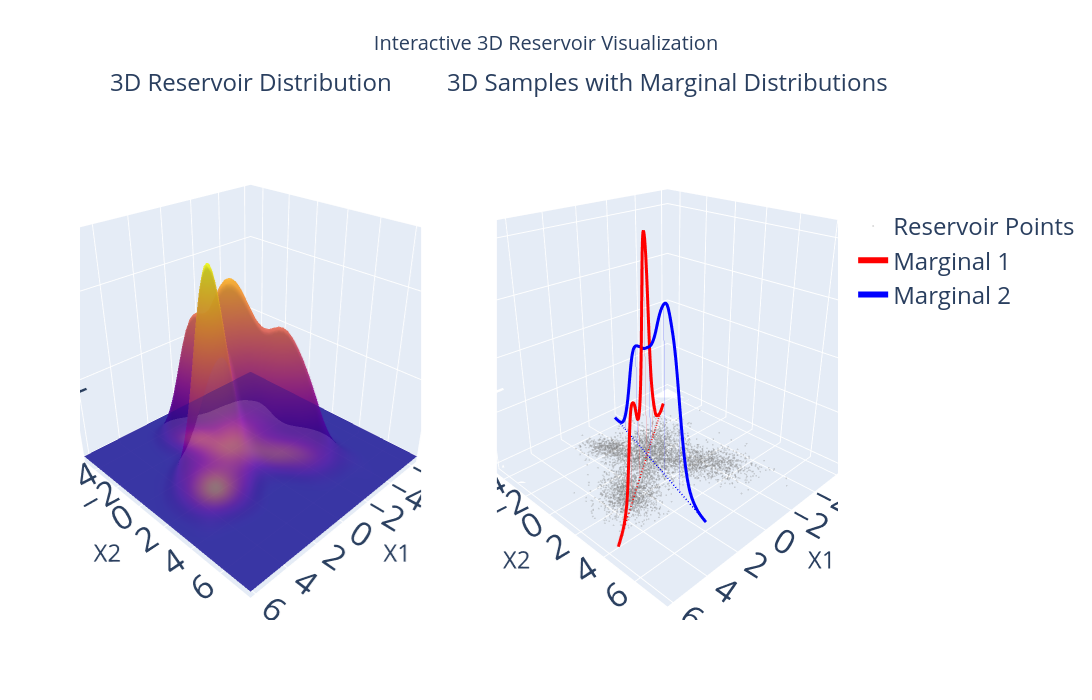

Here is the notebook cell this chart was saved with:
### Code cell
# -----------------------------
# 5) Fancy 3D Visualization: Complex Reservoir Distribution with Marginalizations
# -----------------------------

# --- Helper functions ---
def kde_1d(samples, grid, bandwidth=None):
    """1D Gaussian KDE for density estimation"""
    x = jnp.asarray(samples).reshape(-1, 1)
    g = jnp.asarray(grid).reshape(1, -1)
    n = x.shape[0]
    if bandwidth is None:
        std = jnp.std(samples)
        bw = 1.06 * std * (n ** (-1/5))
        bw = jnp.maximum(bw, 1e-6)
    else:
        bw = bandwidth
    z = (g - x) / bw
    phi = jnp.exp(-0.5 * z**2) / jnp.sqrt(2 * jnp.pi)
    dens = jnp.mean(phi, axis=0) / bw
    return dens

def central_moments(x):
    """Compute central moments of a distribution"""
    mu = jnp.mean(x)
    xc = x - mu
    m2 = jnp.mean(xc**2)
    m3 = jnp.mean(xc**3)
    m4 = jnp.mean(xc**4)
    return mu, m2, m3, m4

def create_fancy_reservoir(key, n=5000):
    """Create a more complex and visually interesting 2D reservoir distribution"""
    keys = jax.random.split(key, 6)
    
    # Component 1: Elongated Gaussian (main body)
    mean1 = jnp.array([0.0, 0.0])
    # Create elongated covariance matrix
    angle1 = jnp.pi/6  # 30 degrees
    R1 = jnp.array([[jnp.cos(angle1), -jnp.sin(angle1)], 
                    [jnp.sin(angle1), jnp.cos(angle1)]])
    D1 = jnp.array([[2.5, 0], [0, 0.8]])  # Elongated
    cov1 = R1 @ D1 @ R1.T
    
    # Component 2: Circular blob (offset)
    mean2 = jnp.array([3.0, 2.0])
    cov2 = jnp.array([[0.6, 0.1], [0.1, 0.6]])
    
    # Component 3: Another elongated component (different orientation)
    mean3 = jnp.array([-1.5, 2.5])
    angle3 = -jnp.pi/3  # -60 degrees
    R3 = jnp.array([[jnp.cos(angle3), -jnp.sin(angle3)], 
                    [jnp.sin(angle3), jnp.cos(angle3)]])
    D3 = jnp.array([[1.8, 0], [0, 0.5]])
    cov3 = R3 @ D3 @ R3.T
    
    # Component 4: Small tight cluster
    mean4 = jnp.array([1.0, -2.0])
    cov4 = jnp.array([[0.3, -0.1], [-0.1, 0.4]])
    
    # Mixing weights (unequal for more interesting structure)
    weights = [0.4, 0.25, 0.25, 0.1]
    n_components = [int(w * n) for w in weights]
    n_components[-1] = n - sum(n_components[:-1])  # Ensure exact total
    
    # Sample from each component
    samples_list = []
    
    # Component 1
    L1 = jnp.linalg.cholesky(cov1)
    z1 = jax.random.normal(keys[0], (n_components[0], 2)) @ L1.T + mean1
    samples_list.append(z1)
    
    # Component 2
    L2 = jnp.linalg.cholesky(cov2)
    z2 = jax.random.normal(keys[1], (n_components[1], 2)) @ L2.T + mean2
    samples_list.append(z2)
    
    # Component 3
    L3 = jnp.linalg.cholesky(cov3)
    z3 = jax.random.normal(keys[2], (n_components[2], 2)) @ L3.T + mean3
    samples_list.append(z3)
    
    # Component 4
    L4 = jnp.linalg.cholesky(cov4)
    z4 = jax.random.normal(keys[3], (n_components[3], 2)) @ L4.T + mean4
    samples_list.append(z4)
    
    # Combine and shuffle
    all_samples = jnp.vstack(samples_list)
    indices = jax.random.permutation(keys[4], n)
    
    return all_samples[indices]

# Create the fancy reservoir
fancy_key = jax.random.PRNGKey(42)
fancy_reservoir = create_fancy_reservoir(fancy_key, n=5000)

print("Created fancy reservoir with 4 components and complex structure")
print(f"Reservoir shape: {fancy_reservoir.shape}")
print(f"X range: [{jnp.min(fancy_reservoir[:, 0]):.2f}, {jnp.max(fancy_reservoir[:, 0]):.2f}]")
print(f"Y range: [{jnp.min(fancy_reservoir[:, 1]):.2f}, {jnp.max(fancy_reservoir[:, 1]):.2f}]")

# Create 3D visualization using density estimation
from mpl_toolkits.mplot3d import Axes3D

# Create a grid for density estimation
x_range = jnp.linspace(jnp.min(fancy_reservoir[:, 0])-1, jnp.max(fancy_reservoir[:, 0])+1, 50)
y_range = jnp.linspace(jnp.min(fancy_reservoir[:, 1])-1, jnp.max(fancy_reservoir[:, 1])+1, 50)
X, Y = jnp.meshgrid(x_range, y_range)

# Simple 2D density estimation using Gaussian kernels
def gaussian_2d_kde(samples, grid_x, grid_y, bandwidth=0.3):
    """2D Gaussian KDE for density estimation"""
    n_samples = samples.shape[0]
    density = jnp.zeros_like(grid_x)
    
    for i in range(n_samples):
        # Gaussian kernel centered at each sample point
        diff_x = grid_x - samples[i, 0]
        diff_y = grid_y - samples[i, 1]
        kernel = jnp.exp(-(diff_x**2 + diff_y**2) / (2 * bandwidth**2))
        density += kernel
    
    return density / (n_samples * 2 * jnp.pi * bandwidth**2)

# Compute density
print("Computing 2D density...")
Z = gaussian_2d_kde(fancy_reservoir, X, Y, bandwidth=0.4)

# Create interactive 2-subplot visualization with plotly
# Define 2 non-orthogonal marginalization directions for clarity
directions = [
    (jnp.array([0.8, 0.6]), "red"),      # ~37 degrees
    (jnp.array([0.3, 0.954]), "blue")    # ~72 degrees
]

# Use a finer grid for smoother surface
x_fine = jnp.linspace(jnp.min(fancy_reservoir[:, 0])-1, jnp.max(fancy_reservoir[:, 0])+1, 80)
y_fine = jnp.linspace(jnp.min(fancy_reservoir[:, 1])-1, jnp.max(fancy_reservoir[:, 1])+1, 80)
X_fine, Y_fine = jnp.meshgrid(x_fine, y_fine)

# Compute smoother density with better bandwidth
Z_fine = gaussian_2d_kde(fancy_reservoir, X_fine, Y_fine, bandwidth=0.5)

# Create subplots
fig = make_subplots(
    rows=1, cols=2,
    subplot_titles=('3D Reservoir Distribution', '3D Samples with Marginal Distributions'),
    specs=[[{'type': 'surface'}, {'type': 'scatter3d'}]],
    horizontal_spacing=0.1
)

# Update subplot title font sizes
fig.update_annotations(font_size=LABEL_FONTSIZE)

# Left subplot: 3D density surface
surface = go.Surface(
    x=np.array(X_fine),
    y=np.array(Y_fine), 
    z=np.array(Z_fine),
    colorscale='Plasma',
    opacity=0.8,
    name='Density Surface',
    showscale=False
)

# Add contour lines at the base
contour = go.Surface(
    x=np.array(X_fine),
    y=np.array(Y_fine),
    z=np.zeros_like(Z_fine),
    surfacecolor=np.array(Z_fine),
    colorscale='Plasma',
    opacity=0.3,
    showscale=False,
    contours=dict(
        z=dict(show=True, usecolormap=True, highlightcolor="white", project_z=True)
    )
)

fig.add_trace(surface, row=1, col=1)
fig.add_trace(contour, row=1, col=1)

# Right subplot: 3D scatter with marginal distributions
# Plot the sample points in 3D (z=0 plane)
scatter_points = go.Scatter3d(
    x=np.array(fancy_reservoir[:, 0]),
    y=np.array(fancy_reservoir[:, 1]),
    z=np.zeros(len(fancy_reservoir)),
    mode='markers',
    marker=dict(size=1, color='gray', opacity=0.3),
    name='Reservoir Points',
    showlegend=True
)
fig.add_trace(scatter_points, row=1, col=2)

# For each direction, plot the marginal distribution as a 3D curve
for i, (direction, color) in enumerate(directions):
    # Project samples onto the direction
    projections = fancy_reservoir @ direction
    
    # Create 1D density
    proj_range = jnp.linspace(jnp.min(projections)-0.5, jnp.max(projections)+0.5, 100)
    density_1d = kde_1d(projections, proj_range, bandwidth=0.3)
    
    # Scale density for 3D visualization
    density_scaled = density_1d * 3.0  # Scale factor for visibility
    
    # Create 3D coordinates for the marginal curve
    curve_x = []
    curve_y = []
    curve_z = []
    
    for proj_val, dens_val in zip(proj_range, density_scaled):
        # Point on the projection line
        base_point = proj_val * direction
        curve_x.append(base_point[0])
        curve_y.append(base_point[1])
        curve_z.append(dens_val)  # Height represents density
    
    # Plot the marginal distribution as a 3D curve
    marginal_curve = go.Scatter3d(
        x=curve_x,
        y=curve_y,
        z=curve_z,
        mode='lines',
        line=dict(color=color, width=6),
        name=f'Marginal {i+1}',
        showlegend=True
    )
    fig.add_trace(marginal_curve, row=1, col=2)
    
    # Draw the projection line on the base plane
    proj_line_range = jnp.linspace(jnp.min(proj_range), jnp.max(proj_range), 50)
    line_x = proj_line_range * direction[0]
    line_y = proj_line_range * direction[1]
    line_z = np.zeros(len(proj_line_range))
    
    projection_line = go.Scatter3d(
        x=line_x,
        y=line_y,
        z=line_z,
        mode='lines',
        line=dict(color=color, width=3, dash='dash'),
        name=f'Projection {i+1}',
        showlegend=False
    )
    fig.add_trace(projection_line, row=1, col=2)
    
    # Add vertical lines connecting some points from base to curve
    for j in range(0, len(proj_range), 15):  # Every 15th point
        base_point = proj_range[j] * direction
        vertical_line = go.Scatter3d(
            x=[base_point[0], base_point[0]],
            y=[base_point[1], base_point[1]],
            z=[0, density_scaled[j]],
            mode='lines',
            line=dict(color=color, width=1),
            opacity=0.3,
            showlegend=False
        )
        fig.add_trace(vertical_line, row=1, col=2)

# Set axis limits for consistency
x_min, x_max = float(jnp.min(fancy_reservoir[:, 0])-1), float(jnp.max(fancy_reservoir[:, 0])+1)
y_min, y_max = float(jnp.min(fancy_reservoir[:, 1])-1), float(jnp.max(fancy_reservoir[:, 1])+1)

# Update layout for better interactivity
fig.update_layout(
    title_text="Interactive 3D Reservoir Visualization",
    title_x=0.5,
    title_font_size=TITLE_FONTSIZE,
    width=1400,
    height=700,
    scene=dict(
        xaxis_title='X1',
        yaxis_title='X2',
        zaxis_title='p<sub>R</sub>',
        xaxis=dict(range=[x_min, x_max], title_font_size=LABEL_FONTSIZE, tickfont_size=TICK_FONTSIZE),
        yaxis=dict(range=[y_min, y_max], title_font_size=LABEL_FONTSIZE, tickfont_size=TICK_FONTSIZE),
        zaxis=dict(title_font_size=LABEL_FONTSIZE, tickfont_size=TICK_FONTSIZE),
        camera=dict(eye=dict(x=1.5, y=1.5, z=1.2))
    ),
    scene2=dict(
        xaxis_title='X1',
        yaxis_title='X2',
        zaxis_title='p<sub>marg</sub>',
        xaxis=dict(range=[x_min, x_max], title_font_size=LABEL_FONTSIZE, tickfont_size=TICK_FONTSIZE),
        yaxis=dict(range=[y_min, y_max], title_font_size=LABEL_FONTSIZE, tickfont_size=TICK_FONTSIZE),
        zaxis=dict(title_font_size=LABEL_FONTSIZE, tickfont_size=TICK_FONTSIZE),
        camera=dict(eye=dict(x=1.5, y=1.5, z=1.0))
    ),
    showlegend=True,
    legend=dict(x=1.02, y=0.8, font_size=LABEL_FONTSIZE)
)

# Show the interactive plot
fig.show()

# Print some statistics about the marginals
print("\n=== MARGINAL STATISTICS ===")
for i, (direction, color) in enumerate(directions):
    projections = fancy_reservoir @ direction
    mu, var, skew, kurt = central_moments(projections)
    name = f"Direction {i+1}"
    print(f"{name:15s}: μ={mu:6.3f}, σ²={var:6.3f}, skew={skew:6.3f}, kurt={kurt:6.3f}")

print(f"\nThe fancy reservoir shows how different projection directions")
print(f"reveal completely different 1D marginal distributions!")
print(f"This demonstrates the richness of high-dimensional reservoir computing.")

### Figure 1 — Plotly figure (JSON) as saved in the notebook; plotly's stock layout.template omitted (floating-point values rounded to 4 significant figures; data arrays with more than 128 entries replaced by an {"elided": "..."} marker saying what was removed)
{"data": [{"colorscale": [[0, "#0d0887"], [0.1111, "#46039f"], [0.2222, "#7201a8"], [0.3333, "#9c179e"], [0.4444, "#bd3786"], [0.5556, "#d8576b"], [0.6667, "#ed7953"], [0.7778, "#fb9f3a"], [0.8889, "#fdca26"], [1, "#f0f921"]], "name": "Density Surface", "opacity": 0.8, "scene": "scene", "showscale": false, "type": "surface", "x": {"elided": "80x80 float values"}, "y": {"elided": "80x80 float values"}, "z": {"elided": "80x80 float values"}}, {"colorscale": [[0, "#0d0887"], [0.1111, "#46039f"], [0.2222, "#7201a8"], [0.3333, "#9c179e"], [0.4444, "#bd3786"], [0.5556, "#d8576b"], [0.6667, "#ed7953"], [0.7778, "#fb9f3a"], [0.8889, "#fdca26"], [1, "#f0f921"]], "contours": {"z": {"highlightcolor": "white", "project": {"z": true}, "show": true, "usecolormap": true}}, "opacity": 0.3, "scene": "scene", "showscale": false, "surfacecolor": {"elided": "80x80 float values"}, "type": "surface", "x": {"elided": "80x80 float values"}, "y": {"elided": "80x80 float values"}, "z": {"elided": "80x80 float values"}}, {"marker": {"color": "gray", "opacity": 0.3, "size": 1}, "mode": "markers", "name": "Reservoir Points", "scene": "scene2", "showlegend": true, "type": "scatter3d", "x": {"elided": "5000 float values"}, "y": {"elided": "5000 float values"}, "z": {"elided": "5000 float values"}}, {"line": {"color": "red", "width": 6}, "mode": "lines", "name": "Marginal 1", "scene": "scene2", "showlegend": true, "type": "scatter3d", "x": [-4.498, -4.395, -4.292, -4.189, -4.086, -3.983, -3.879, -3.776, -3.673, -3.57, -3.467, -3.364, -3.261, -3.158, -3.055, -2.951, -2.848, -2.745, -2.642, -2.539, -2.436, -2.333, -2.23, -2.126, -2.023, -1.92, -1.817, -1.714, -1.611, -1.508, -1.405, -1.302, -1.198, -1.095, -0.9922, -0.8891, -0.7859, -0.6828, -0.5797, -0.4766, -0.3735, -0.2704, -0.1672, -0.06413, 0.03899, 0.1421, 0.2452, 0.3483, 0.4515, 0.5546, 0.6577, 0.7608, 0.8639, 0.967, 1.07, 1.173, 1.276, 1.38, 1.483, 1.586, 1.689, 1.792, 1.895, 1.998, 2.101, 2.204, 2.308, 2.411, 2.514, 2.617, 2.72, 2.823, 2.926, 3.029, 3.132, 3.236, 3.339, 3.442, 3.545, 3.648, 3.751, 3.854, 3.957, 4.061, 4.164, 4.267, 4.37, 4.473, 4.576, 4.679, 4.782, 4.885, 4.989, 5.092, 5.195, 5.298, 5.401, 5.504, 5.607, 5.71], "y": [-3.374, -3.296, -3.219, -3.142, -3.064, -2.987, -2.91, -2.832, -2.755, -2.678, -2.6, -2.523, -2.446, -2.368, -2.291, -2.214, -2.136, -2.059, -1.982, -1.904, -1.827, -1.75, -1.672, -1.595, -1.518, -1.44, -1.363, -1.285, -1.208, -1.131, -1.053, -0.9761, -0.8988, -0.8215, -0.7441, -0.6668, -0.5895, -0.5121, -0.4348, -0.3574, -0.2801, -0.2028, -0.1254, -0.04809, 0.02924, 0.1066, 0.1839, 0.2613, 0.3386, 0.4159, 0.4933, 0.5706, 0.6479, 0.7253, 0.8026, 0.88, 0.9573, 1.035, 1.112, 1.189, 1.267, 1.344, 1.421, 1.499, 1.576, 1.653, 1.731, 1.808, 1.885, 1.963, 2.04, 2.117, 2.195, 2.272, 2.349, 2.427, 2.504, 2.581, 2.659, 2.736, 2.813, 2.891, 2.968, 3.045, 3.123, 3.2, 3.277, 3.355, 3.432, 3.509, 3.587, 3.664, 3.741, 3.819, 3.896, 3.973, 4.051, 4.128, 4.205, 4.283], "z": [0.0002058, 0.000395, 0.0006442, 0.0009079, 0.001135, 0.001314, 0.001499, 0.001828, 0.002507, 0.003764, 0.005733, 0.008338, 0.01131, 0.01436, 0.01742, 0.02069, 0.02446, 0.0288, 0.03351, 0.03845, 0.04403, 0.05125, 0.06111, 0.07379, 0.0885, 0.1041, 0.1202, 0.1371, 0.1556, 0.1762, 0.1994, 0.226, 0.2577, 0.2962, 0.343, 0.3993, 0.4646, 0.5361, 0.6083, 0.6745, 0.7295, 0.771, 0.8003, 0.8195, 0.829, 0.8261, 0.8065, 0.7686, 0.7154, 0.6535, 0.5894, 0.5273, 0.4694, 0.4168, 0.3706, 0.3318, 0.3007, 0.2768, 0.2591, 0.2468, 0.2399, 0.2391, 0.2451, 0.2574, 0.2743, 0.293, 0.3104, 0.3245, 0.3346, 0.3415, 0.3459, 0.3478, 0.3464, 0.34, 0.3272, 0.3076, 0.2821, 0.2526, 0.2209, 0.1887, 0.1571, 0.1274, 0.1009, 0.07878, 0.06139, 0.04801, 0.03748, 0.02882, 0.02156, 0.01558, 0.01093, 0.007599, 0.005388, 0.003958, 0.002964, 0.002174, 0.001498, 0.0009372, 0.0005197, 0.0002509]}, {"line": {"color": "red", "dash": "dash", "width": 3}, "mode": "lines", "name": "Projection 1", "scene": "scene2", "showlegend": false, "type": "scatter3d", "x": [-4.498, -4.29, -4.081, -3.873, -3.665, -3.456, -3.248, -3.04, -2.831, -2.623, -2.415, -2.206, -1.998, -1.79, -1.581, -1.373, -1.165, -0.9564, -0.7481, -0.5397, -0.3314, -0.123, 0.08529, 0.2936, 0.502, 0.7103, 0.9186, 1.127, 1.335, 1.544, 1.752, 1.96, 2.169, 2.377, 2.585, 2.794, 3.002, 3.21, 3.419, 3.627, 3.835, 4.044, 4.252, 4.46, 4.669, 4.877, 5.085, 5.294, 5.502, 5.71], "y": [-3.374, -3.217, -3.061, -2.905, -2.749, -2.592, -2.436, -2.28, -2.124, -1.967, -1.811, -1.655, -1.499, -1.342, -1.186, -1.03, -0.8736, -0.7173, -0.561, -0.4048, -0.2485, -0.09229, 0.06397, 0.2202, 0.3765, 0.5327, 0.689, 0.8452, 1.001, 1.158, 1.314, 1.47, 1.626, 1.783, 1.939, 2.095, 2.252, 2.408, 2.564, 2.72, 2.877, 3.033, 3.189, 3.345, 3.502, 3.658, 3.814, 3.97, 4.127, 4.283], "z": [0.0, 0.0, 0.0, 0.0, 0.0, 0.0, 0.0, 0.0, 0.0, 0.0, 0.0, 0.0, 0.0, 0.0, 0.0, 0.0, 0.0, 0.0, 0.0, 0.0, 0.0, 0.0, 0.0, 0.0, 0.0, 0.0, 0.0, 0.0, 0.0, 0.0, 0.0, 0.0, 0.0, 0.0, 0.0, 0.0, 0.0, 0.0, 0.0, 0.0, 0.0, 0.0, 0.0, 0.0, 0.0, 0.0, 0.0, 0.0, 0.0, 0.0]}, {"line": {"color": "red", "width": 1}, "mode": "lines", "opacity": 0.3, "scene": "scene2", "showlegend": false, "type": "scatter3d", "x": [-4.498, -4.498], "y": [-3.374, -3.374], "z": [0, 0.0002058]}, {"line": {"color": "red", "width": 1}, "mode": "lines", "opacity": 0.3, "scene": "scene2", "showlegend": false, "type": "scatter3d", "x": [-2.951, -2.951], "y": [-2.214, -2.214], "z": [0, 0.02069]}, {"line": {"color": "red", "width": 1}, "mode": "lines", "opacity": 0.3, "scene": "scene2", "showlegend": false, "type": "scatter3d", "x": [-1.405, -1.405], "y": [-1.053, -1.053], "z": [0, 0.1994]}, {"line": {"color": "red", "width": 1}, "mode": "lines", "opacity": 0.3, "scene": "scene2", "showlegend": false, "type": "scatter3d", "x": [0.1421, 0.1421], "y": [0.1066, 0.1066], "z": [0, 0.8261]}, {"line": {"color": "red", "width": 1}, "mode": "lines", "opacity": 0.3, "scene": "scene2", "showlegend": false, "type": "scatter3d", "x": [1.689, 1.689], "y": [1.267, 1.267], "z": [0, 0.2399]}, {"line": {"color": "red", "width": 1}, "mode": "lines", "opacity": 0.3, "scene": "scene2", "showlegend": false, "type": "scatter3d", "x": [3.236, 3.236], "y": [2.427, 2.427], "z": [0, 0.3076]}, {"line": {"color": "red", "width": 1}, "mode": "lines", "opacity": 0.3, "scene": "scene2", "showlegend": false, "type": "scatter3d", "x": [4.782, 4.782], "y": [3.587, 3.587], "z": [0, 0.01093]}, {"line": {"color": "blue", "width": 6}, "mode": "lines", "name": "Marginal 2", "scene": "scene2", "showlegend": true, "type": "scatter3d", "x": [-1.321, -1.289, -1.257, -1.225, -1.193, -1.161, -1.129, -1.097, -1.065, -1.033, -1.001, -0.9685, -0.9365, -0.9044, -0.8724, -0.8403, -0.8083, -0.7762, -0.7442, -0.7121, -0.6801, -0.648, -0.616, -0.5839, -0.5519, -0.5198, -0.4878, -0.4557, -0.4237, -0.3916, -0.3596, -0.3275, -0.2955, -0.2634, -0.2314, -0.1993, -0.1673, -0.1353, -0.1032, -0.07116, -0.03911, -0.00706, 0.02499, 0.05704, 0.08909, 0.1211, 0.1532, 0.1852, 0.2173, 0.2493, 0.2814, 0.3134, 0.3455, 0.3775, 0.4096, 0.4416, 0.4737, 0.5057, 0.5378, 0.5698, 0.6019, 0.6339, 0.666, 0.698, 0.7301, 0.7621, 0.7941, 0.8262, 0.8582, 0.8903, 0.9223, 0.9544, 0.9864, 1.018, 1.051, 1.083, 1.115, 1.147, 1.179, 1.211, 1.243, 1.275, 1.307, 1.339, 1.371, 1.403, 1.435, 1.467, 1.499, 1.531, 1.563, 1.595, 1.627, 1.659, 1.692, 1.724, 1.756, 1.788, 1.82, 1.852], "y": [-4.201, -4.099, -3.997, -3.895, -3.793, -3.691, -3.589, -3.488, -3.386, -3.284, -3.182, -3.08, -2.978, -2.876, -2.774, -2.672, -2.57, -2.468, -2.366, -2.265, -2.163, -2.061, -1.959, -1.857, -1.755, -1.653, -1.551, -1.449, -1.347, -1.245, -1.144, -1.042, -0.9397, -0.8378, -0.7358, -0.6339, -0.532, -0.4301, -0.3282, -0.2263, -0.1244, -0.02245, 0.07946, 0.1814, 0.2833, 0.3852, 0.4871, 0.589, 0.6909, 0.7929, 0.8948, 0.9967, 1.099, 1.201, 1.302, 1.404, 1.506, 1.608, 1.71, 1.812, 1.914, 2.016, 2.118, 2.22, 2.322, 2.423, 2.525, 2.627, 2.729, 2.831, 2.933, 3.035, 3.137, 3.239, 3.341, 3.443, 3.545, 3.646, 3.748, 3.85, 3.952, 4.054, 4.156, 4.258, 4.36, 4.462, 4.564, 4.666, 4.767, 4.869, 4.971, 5.073, 5.175, 5.277, 5.379, 5.481, 5.583, 5.685, 5.787, 5.889], "z": [0.0002983, 0.000566, 0.000981, 0.001573, 0.002369, 0.003406, 0.004745, 0.006485, 0.008782, 0.01187, 0.01611, 0.02195, 0.02985, 0.04019, 0.05319, 0.06889, 0.08728, 0.1084, 0.1323, 0.1591, 0.1885, 0.2201, 0.2526, 0.2845, 0.3141, 0.3399, 0.3611, 0.3775, 0.3895, 0.3978, 0.4034, 0.4071, 0.4096, 0.4115, 0.4132, 0.4149, 0.4163, 0.4175, 0.4187, 0.4204, 0.423, 0.4267, 0.431, 0.4354, 0.4396, 0.4439, 0.4491, 0.4558, 0.4643, 0.4747, 0.487, 0.5013, 0.5178, 0.536, 0.5546, 0.5725, 0.5884, 0.6021, 0.6136, 0.6233, 0.6309, 0.636, 0.6375, 0.6342, 0.6255, 0.6118, 0.5944, 0.5749, 0.5539, 0.5307, 0.5037, 0.4716, 0.4345, 0.3939, 0.3519, 0.3104, 0.2705, 0.2329, 0.198, 0.1662, 0.1377, 0.1126, 0.09089, 0.07258, 0.05755, 0.04555, 0.03608, 0.02855, 0.02237, 0.01718, 0.01283, 0.009285, 0.006521, 0.00447, 0.00301, 0.001991, 0.001283, 0.000792, 0.0004591, 0.0002454]}, {"line": {"color": "blue", "dash": "dash", "width": 3}, "mode": "lines", "name": "Projection 2", "scene": "scene2", "showlegend": false, "type": "scatter3d", "x": [-1.321, -1.256, -1.192, -1.127, -1.062, -0.9973, -0.9325, -0.8678, -0.803, -0.7383, -0.6735, -0.6088, -0.544, -0.4793, -0.4145, -0.3498, -0.285, -0.2203, -0.1555, -0.09078, -0.02603, 0.03872, 0.1035, 0.1682, 0.233, 0.2977, 0.3625, 0.4272, 0.492, 0.5567, 0.6215, 0.6862, 0.751, 0.8157, 0.8805, 0.9452, 1.01, 1.075, 1.139, 1.204, 1.269, 1.334, 1.398, 1.463, 1.528, 1.593, 1.657, 1.722, 1.787, 1.852], "y": [-4.201, -3.995, -3.789, -3.583, -3.377, -3.171, -2.965, -2.76, -2.554, -2.348, -2.142, -1.936, -1.73, -1.524, -1.318, -1.112, -0.9064, -0.7005, -0.4946, -0.2887, -0.08277, 0.1231, 0.329, 0.535, 0.7409, 0.9468, 1.153, 1.359, 1.564, 1.77, 1.976, 2.182, 2.388, 2.594, 2.8, 3.006, 3.212, 3.418, 3.624, 3.829, 4.035, 4.241, 4.447, 4.653, 4.859, 5.065, 5.271, 5.477, 5.683, 5.889], "z": [0.0, 0.0, 0.0, 0.0, 0.0, 0.0, 0.0, 0.0, 0.0, 0.0, 0.0, 0.0, 0.0, 0.0, 0.0, 0.0, 0.0, 0.0, 0.0, 0.0, 0.0, 0.0, 0.0, 0.0, 0.0, 0.0, 0.0, 0.0, 0.0, 0.0, 0.0, 0.0, 0.0, 0.0, 0.0, 0.0, 0.0, 0.0, 0.0, 0.0, 0.0, 0.0, 0.0, 0.0, 0.0, 0.0, 0.0, 0.0, 0.0, 0.0]}, {"line": {"color": "blue", "width": 1}, "mode": "lines", "opacity": 0.3, "scene": "scene2", "showlegend": false, "type": "scatter3d", "x": [-1.321, -1.321], "y": [-4.201, -4.201], "z": [0, 0.0002983]}, {"line": {"color": "blue", "width": 1}, "mode": "lines", "opacity": 0.3, "scene": "scene2", "showlegend": false, "type": "scatter3d", "x": [-0.8403, -0.8403], "y": [-2.672, -2.672], "z": [0, 0.06889]}, {"line": {"color": "blue", "width": 1}, "mode": "lines", "opacity": 0.3, "scene": "scene2", "showlegend": false, "type": "scatter3d", "x": [-0.3596, -0.3596], "y": [-1.144, -1.144], "z": [0, 0.4034]}, {"line": {"color": "blue", "width": 1}, "mode": "lines", "opacity": 0.3, "scene": "scene2", "showlegend": false, "type": "scatter3d", "x": [0.1211, 0.1211], "y": [0.3852, 0.3852], "z": [0, 0.4439]}, {"line": {"color": "blue", "width": 1}, "mode": "lines", "opacity": 0.3, "scene": "scene2", "showlegend": false, "type": "scatter3d", "x": [0.6019, 0.6019], "y": [1.914, 1.914], "z": [0, 0.6309]}, {"line": {"color": "blue", "width": 1}, "mode": "lines", "opacity": 0.3, "scene": "scene2", "showlegend": false, "type": "scatter3d", "x": [1.083, 1.083], "y": [3.443, 3.443], "z": [0, 0.3104]}, {"line": {"color": "blue", "width": 1}, "mode": "lines", "opacity": 0.3, "scene": "scene2", "showlegend": false, "type": "scatter3d", "x": [1.563, 1.563], "y": [4.971, 4.971], "z": [0, 0.01283]}], "layout": {"annotations": [{"font": {"size": 24}, "showarrow": false, "text": "3D Reservoir Distribution", "x": 0.225, "xanchor": "center", "xref": "paper", "y": 1, "yanchor": "bottom", "yref": "paper"}, {"font": {"size": 24}, "showarrow": false, "text": "3D Samples with Marginal Distributions", "x": 0.775, "xanchor": "center", "xref": "paper", "y": 1, "yanchor": "bottom", "yref": "paper"}], "height": 700, "legend": {"font": {"size": 24}, "x": 1.02, "y": 0.8}, "scene": {"camera": {"eye": {"x": 1.5, "y": 1.5, "z": 1.2}}, "domain": {"x": [0, 0.45], "y": [0, 1]}, "xaxis": {"range": [-6.475, 6.296], "tickfont": {"size": 20}, "title": {"font": {"size": 24}, "text": "X1"}}, "yaxis": {"range": [-4.997, 7.886], "tickfont": {"size": 20}, "title": {"font": {"size": 24}, "text": "X2"}}, "zaxis": {"tickfont": {"size": 20}, "title": {"font": {"size": 24}, "text": "p<sub>R</sub>"}}}, "scene2": {"camera": {"eye": {"x": 1.5, "y": 1.5, "z": 1}}, "domain": {"x": [0.55, 1], "y": [0, 1]}, "xaxis": {"range": [-6.475, 6.296], "tickfont": {"size": 20}, "title": {"font": {"size": 24}, "text": "X1"}}, "yaxis": {"range": [-4.997, 7.886], "tickfont": {"size": 20}, "title": {"font": {"size": 24}, "text": "X2"}}, "zaxis": {"tickfont": {"size": 20}, "title": {"font": {"size": 24}, "text": "p<sub>marg</sub>"}}}, "showlegend": true, "title": {"font": {"size": 20}, "text": "Interactive 3D Reservoir Visualization", "x": 0.5}, "width": 1400}}
